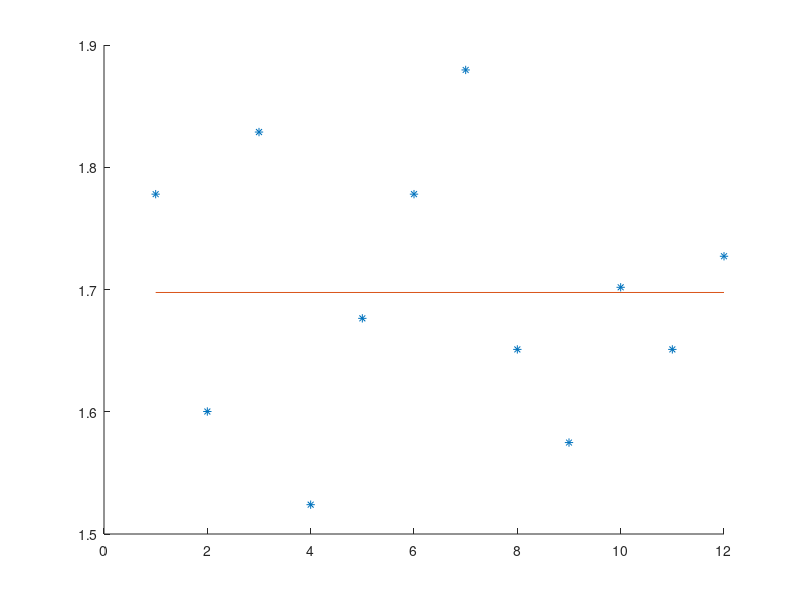

This figure's MATLAB source:
pulgadas=[70,63,72,60,66,70,74,65,62,67,65,68]
metros=0.0254*pulgadas

suma=sum(metros)

n=length(metros)
promedio=suma/n

numeros=1:n

hold on

plot(numeros,metros,'*')
plot([1,n],[promedio,promedio])

hold off
